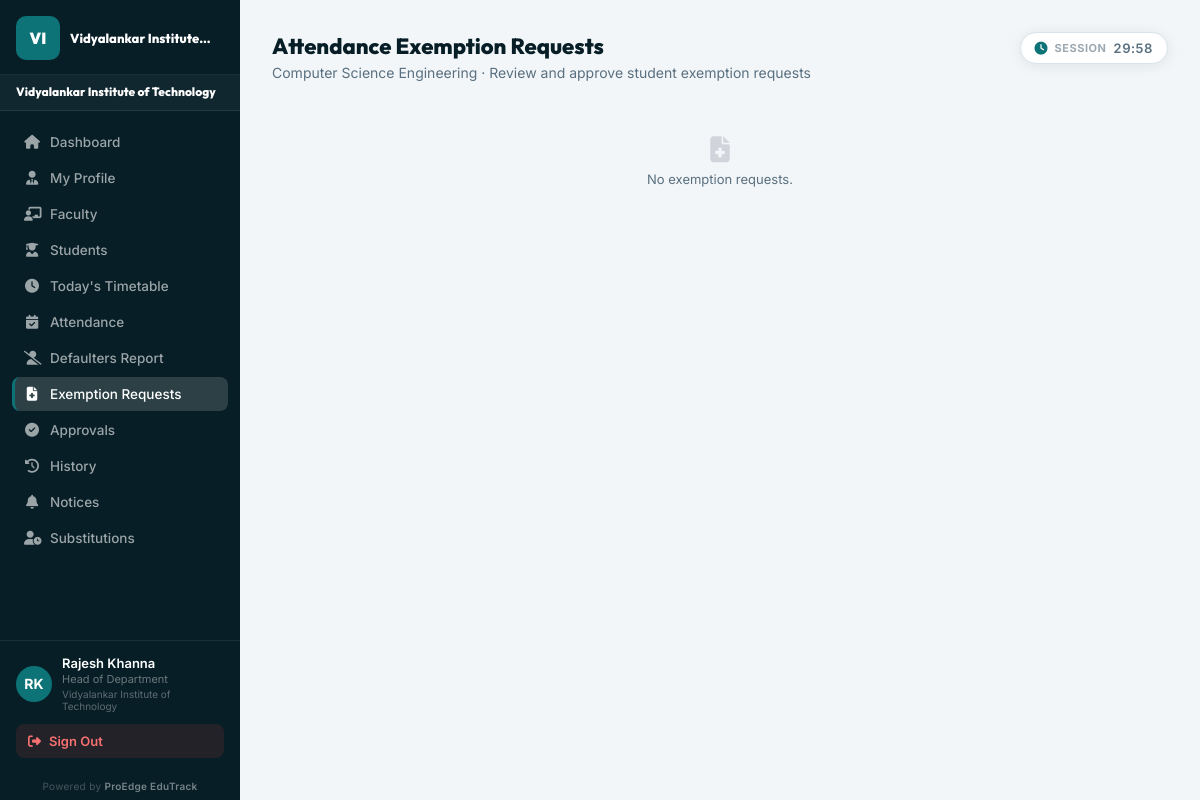
Screenshot of /dashboard/hod/exemptions/ (signed in) with the database file from the repository.
### students/models.py (models this page shows, shortened)
class College(models.Model):
    name = models.CharField(max_length=150, unique=True)
    code = models.CharField(max_length=30, unique=True)
    city = models.CharField(max_length=100, blank=True)
    state = models.CharField(max_length=100, blank=True)
    logo = models.ImageField(upload_to='college_logos/', null=True, blank=True)
    student_id_rule = models.CharField(max_length=100, default='{YEAR}-{CODE}-{DEPT}-{SERIAL}')
    faculty_id_rule = models.CharField(max_length=100, default='FAC-{CODE}-{SERIAL}')
    email = models.EmailField(null=True, blank=True)
    website = models.URLField(null=True, blank=True)
    is_active = models.BooleanField(default=True)
    created_at = models.DateTimeField(auto_now_add=True)

class HOD(models.Model):
    user = models.OneToOneField(User, on_delete=models.CASCADE)
    employee_id = models.CharField(max_length=50, unique=True)
    department = models.ForeignKey(
        Department,
        on_delete=models.CASCADE,
        related_name='hods'
    )
    is_active = models.BooleanField(default=True)
    phone_number = models.CharField(max_length=15)
    qualification = models.CharField(max_length=100)
    experience_years = models.IntegerField()
    class Meta:
        constraints = [
            models.UniqueConstraint(
                fields=['department'],
                condition=models.Q(is_active=True),
                name='unique_active_hod_per_department'
            )
        ]

class Department(models.Model):
    college = models.ForeignKey(College, on_delete=models.CASCADE, null=True, blank=True, related_name='departments')
    name = models.CharField(max_length=100)
    code = models.CharField(max_length=20)
    section_capacity = models.PositiveIntegerField(default=60)
    description = models.TextField(null=True, blank=True)
    established_year = models.IntegerField(null=True, blank=True)
    created_at = models.DateTimeField(auto_now_add=True)
    is_deleted = models.BooleanField(default=False)
    class Meta:
        unique_together = (
            ('college', 'name'),
            ('college', 'code'),
        )

### students/views/_legacy.py (the view, shortened to what this page needs)
# urls.py: path('dashboard/hod/exemptions/', views.hod_exemptions, name='hod_exemptions'),
@login_required
def hod_exemptions(request):
    try:
        hod = HOD.objects.select_related('department').get(user=request.user)
    except HOD.DoesNotExist:
        return redirect('dashboard')
    exemptions = AttendanceExemption.objects.filter(
        student__department=hod.department
    ).select_related('student__user').order_by('-created_at')[:50]
    return render(request, 'attendance/hod_exemptions.html', {
        'exemptions': exemptions, 'hod': hod,
        'college': hod.department.college,
        'branding': _get_college_branding(hod.department.college),
    })

### students/context_processors.py (called while the page is built)
def college_branding(request):
    if not request.user.is_authenticated or request.user.is_superuser:
        return {}
    try:
        role = UserRole.objects.select_related('college').get(user=request.user)
        college = role.college
    except UserRole.DoesNotExist:
        return {}
    if not college:
        return {'college': None, 'branding': None}
    branding, _ = CollegeBranding.objects.get_or_create(college=college)
    return {'college': college, 'branding': branding}

### students/views/_legacy.py (called while the page is built)
def _get_college_branding(college):
    if not college:
        return None
    branding, _ = CollegeBranding.objects.get_or_create(college=college)
    return branding

### templates/attendance/hod_exemptions.html (shortened to what this page needs)
{% extends 'dashboards/base_dashboard.html' %}
{% block role_label_foot %}Head of Department{% endblock %}
{% block page_title %}Attendance Exemption Requests{% endblock %}
{% block page_sub %}{{ hod.department.name }} · Review and approve student exemption requests{% endblock %}
{% block sidebar_links %}
<a href="{% url 'hod_dashboard' %}" class="sb-link"><i class="fas fa-home"></i> Dashboard</a>
<a href="{% url 'hod_dashboard' %}#profile" class="sb-link"><i class="fas fa-user-tie"></i> My Profile</a>
<a href="{% url 'hod_dashboard' %}#faculty" class="sb-link"><i class="fas fa-chalkboard-teacher"></i> Faculty</a>
<a href="{% url 'hod_dashboard' %}#students" class="sb-link"><i class="fas fa-user-graduate"></i> Students</a>
<a href="{% url 'hod_dashboard' %}#timetable" class="sb-link"><i class="fas fa-clock"></i> Today's Timetable</a>
<a href="{% url 'hod_dashboard' %}#attendance" class="sb-link"><i class="fas fa-calendar-check"></i> Attendance</a>
<a href="{% url 'hod_defaulters_report' %}" class="sb-link"><i class="fas fa-user-slash"></i> Defaulters Report</a>
<a href="{% url 'hod_exemptions' %}" class="sb-link active"><i class="fas fa-file-medical"></i> Exemption Requests</a>
<a href="{% url 'hod_dashboard' %}#approvals" class="sb-link"><i class="fas fa-check-circle"></i> Approvals</a>
<a href="{% url 'hod_dashboard' %}#history" class="sb-link"><i class="fas fa-history"></i> History</a>
<a href="{% url 'hod_dashboard' %}#notices" class="sb-link"><i class="fas fa-bell"></i> Notices</a>
<a href="{% url 'hod_substitutions' %}" class="sb-link"><i class="fas fa-user-clock"></i> Substitutions</a>
{% endblock %}
{% block dashboard_content %}
<section class="dashboard-pane active" style="display:block">
{% if exemptions %}
<div class="d-card">
  {% for ex in exemptions %}
  <div style="padding:14px 0;border-bottom:1px solid #f3f4f6">
    <div style="display:flex;align-items:flex-start;justify-content:space-between;gap:12px;flex-wrap:wrap">
      <div>
        <div style="font-size:13px;font-weight:600;color:var(--deep)">{{ ex.student.user.get_full_name }} <span style="color:var(--muted);font-weight:400">({{ ex.student.roll_number }})</span></div>
        <div style="font-size:12px;color:var(--muted);margin-top:3px">{{ ex.get_reason_type_display }} · {{ ex.from_date|date:"d M Y" }} – {{ ex.to_date|date:"d M Y" }} ({{ ex.days }} day{{ ex.days|pluralize }})</div>
        <div style="font-size:12px;color:var(--deep);margin-top:4px">{{ ex.reason|truncatechars:120 }}</div>
        {% if ex.document %}<div style="margin-top:4px"><a href="{{ ex.document.url }}" target="_blank" style="font-size:11px;color:var(--teal)"><i class="fas fa-paperclip"></i> View Document</a></div>{% endif %}
      </div>
      <div>
        {% if ex.status == 'PENDING' %}
        <form method="POST" style="display:flex;flex-direction:column;gap:6px;min-width:200px">
          {% csrf_token %}
          <input type="hidden" name="exemption_id" value="{{ ex.pk }}">
          <textarea name="review_note" rows="2" placeholder="Review note (optional)" style="padding:6px 10px;border:1.5px solid var(--border);border-radius:6px;font-size:12px;font-family:'Inter',sans-serif;resize:none"></textarea>
          <div style="display:flex;gap:6px">
            <button type="submit" name="action" value="APPROVED" style="flex:1;padding:6px;border-radius:6px;background:#d1fae5;color:#065f46;border:none;cursor:pointer;font-size:12px;font-weight:600"><i class="fas fa-check"></i> Approve</button>
            <button type="submit" name="action" value="REJECTED" style="flex:1;padding:6px;border-radius:6px;background:#fee2e2;color:#991b1b;border:none;cursor:pointer;font-size:12px;font-weight:600"><i class="fas fa-times"></i> Reject</button>
          </div>
        </form>
        {% else %}
        <span class="dbadge {% if ex.status == 'APPROVED' %}dbadge-active{% else %}dbadge-red{% endif %}">{{ ex.status }}</span>
        {% if ex.review_note %}<div style="font-size:11px;color:var(--muted);margin-top:4px">{{ ex.review_note }}</div>{% endif %}
        {% endif %}
      </div>
    </div>
  </div>
  {% endfor %}
</div>
{% else %}
<div class="empty"><i class="fas fa-file-medical"></i>No exemption requests.</div>
{% endif %}
</section>
{% endblock %}

### templates/dashboards/base_dashboard.html (shortened to what this page needs)
{% extends 'base.html' %}
{% load static %}
{% block body %}
<div class="db-layout">
  <aside class="db-sidebar" id="db-sidebar">
    <div class="sb-head">
      {% if college and college.logo %}
        <img src="{{ college.logo.url }}" alt="{{ college.name }}" class="sb-college-logo"/>
        <button class="sb-close" id="sb-close" aria-label="Close menu"><i class="fas fa-times"></i></button>
      {% elif college %}
        <div class="sb-college-initials">{{ college.code|slice:":2"|upper }}</div>
        <div class="sb-college-head-name">{{ college.name|truncatechars:22 }}</div>
      {% else %}
        <div style="font-family:'Outfit',sans-serif;font-size:20px;font-weight:900;color:#fff">Edu<span style="color:var(--teal-lt)">Track</span></div>
        <button class="sb-close" id="sb-close" aria-label="Close menu"><i class="fas fa-times"></i></button>
      {% endif %}
    </div>
    {% if college %}
    <div class="sb-college-banner">
      <div class="sb-college-name">{{ college.name }}</div>
    </div>
    {% endif %}
    <nav class="sb-nav">
      {% block sidebar_links %}{% endblock %}
    </nav>
    <div class="sb-foot">
      <div class="sb-user">
        <div class="sb-avatar">{{ request.user.first_name|first|upper }}{{ request.user.last_name|first|upper }}</div>
        <div class="sb-user-info">
          <div class="sb-user-name">{{ request.user.get_full_name|default:request.user.username }}</div>
          <div class="sb-user-role">{% block role_label_foot %}{% endblock %}</div>
          {% if college %}<div class="sb-user-college">{{ college.name }}</div>{% endif %}
        </div>
      </div>
      <a href="{% url 'logout' %}" class="sb-logout">
        <i class="fas fa-sign-out-alt"></i> Sign Out
      </a>
    </div>
    <div class="sb-powered">Powered by <span>ProEdge EduTrack</span></div>
  </aside>
  <main class="db-main">
    <div class="db-page-head">
      <div class="db-page-head-row">
        <div>
          <h1 class="db-page-title">{% block page_title %}Dashboard{% endblock %}</h1>
          <p class="db-page-sub">{% block page_sub %}Welcome back, {{ request.user.first_name|default:request.user.username }}{% endblock %}</p>
        </div>
        <div class="topbar-session-timer{% if request.is_college_admin %} admin-timer-hidden{% endif %}" id="sb-session-timer" title="Session time remaining">
          <i class="fas fa-clock"></i>
          <span class="timer-label">Session</span>
          <span id="sb-timer-display" style="font-variant-numeric:tabular-nums;letter-spacing:.5px">--:--</span>
        </div>
      </div>
    </div>
    {% block dashboard_content %}{% endblock %}
  </main>
</div>
{% endblock %}

### templates/base.html (style rules this page uses)
*,*::before,*::after { margin:0;padding:0;box-sizing:border-box }
:root { --teal:#0d7377;--teal-lt:#14a085;--teal-dk:#095c60; --gold:#e6a817;--gold-lt:#f5c842; --deep:#071e26;--deep2:#0b2d38; --bg:#f2f6f8;--surface:#fff;--surface2:#e8f0f3; --border:#d8e4ea;--text:#0d1f2d;--muted:#5a7080; --green:#10b981;--red:#ef4444;--warning:#f59e0b; --sh:0 2px 14px rgba(7,30,38,.08); --sh-md:0 6px 28px rgba(7,30,38,.12); --r:10px;--r-lg:18px; }
html { scroll-behavior:smooth }
body { font-family:'Inter',sans-serif;background:var(--bg);color:var(--text);min-height:100vh }
a { text-decoration:none }

### templates/dashboards/base_dashboard.html (style rules this page uses)
.db-layout { display:flex;min-height:100vh }
.db-sidebar { width:240px;background:var(--deep);color:#fff;display:flex;flex-direction:column;flex-shrink:0;position:sticky;top:0;height:100vh;overflow-y:auto;transition:transform .3s ease }
.sb-head { padding:16px 16px 14px;border-bottom:1px solid rgba(255,255,255,.08);display:flex;align-items:center;gap:10px;min-height:72px }
.sb-college-initials { width:44px;height:44px;border-radius:10px;background:var(--teal);display:flex;align-items:center;justify-content:center;font-family:'Outfit',sans-serif;font-size:16px;font-weight:900;color:#fff;flex-shrink:0 }
.sb-college-head-name { font-family:'Outfit',sans-serif;font-size:13px;font-weight:800;color:#fff;line-height:1.3;flex:1;min-width:0;word-break:break-word }
.sb-nav { padding:14px 12px;flex:1 }
.sb-foot { padding:14px 16px;border-top:1px solid rgba(255,255,255,.08) }
.sb-user { display:flex;align-items:center;gap:10px;margin-bottom:12px }
.sb-avatar { width:36px;height:36px;border-radius:50%;background:var(--teal);display:flex;align-items:center;justify-content:center;font-size:14px;font-weight:700;color:#fff;flex-shrink:0 }
.sb-user-name { font-size:13px;font-weight:600;color:#fff;line-height:1.3 }
.sb-user-role { font-size:11px;color:rgba(255,255,255,.4) }
.sb-user-college { font-size:10px;color:rgba(255,255,255,.35);margin-top:2px }
.sb-logout { display:flex;align-items:center;gap:8px;padding:9px 12px;border-radius:8px;background:rgba(239,68,68,.12);color:#f87171;font-size:13px;font-weight:600;text-decoration:none;transition:background .2s }
.sb-college-banner { padding:9px 16px 10px;border-bottom:1px solid rgba(255,255,255,.08);background:rgba(255,255,255,.04) }
.sb-college-name { font-family:'Outfit',sans-serif;font-size:12px;font-weight:800;color:#fff;line-height:1.3;word-break:break-word }
.sb-powered { padding:8px 16px;font-size:10px;color:rgba(255,255,255,.25);text-align:center;letter-spacing:.3px }
.sb-powered span { color:rgba(255,255,255,.45);font-weight:600 }
.topbar-session-timer { display:flex;align-items:center;gap:7px;font-size:13px;font-weight:600;color:var(--muted);padding:7px 14px;border-radius:99px;background:#fff;border:1px solid var(--border);box-shadow:var(--sh);transition:all .3s;white-space:nowrap;flex-shrink:0 }
.topbar-session-timer i { font-size:13px;color:var(--teal) }
.topbar-session-timer .timer-label { font-size:11px;font-weight:700;text-transform:uppercase;letter-spacing:.5px;opacity:.6 }
.db-page-head-row { display:flex;align-items:flex-start;justify-content:space-between;gap:16px;flex-wrap:wrap }
.db-main { flex:1;padding:32px;min-width:0;background:var(--bg) }
.db-page-head { margin-bottom:28px }
.db-page-title { font-family:'Outfit',sans-serif;font-size:22px;font-weight:800;color:var(--deep);margin-bottom:4px }
.db-page-sub { font-size:14px;color:var(--muted) }
.sb-link { display:flex;align-items:center;gap:10px;padding:9px 12px;border-radius:8px;color:rgba(255,255,255,.6);font-size:13.5px;font-weight:500;text-decoration:none;transition:all .2s;margin-bottom:2px }
.sb-link:hover,.sb-link.active { background:rgba(255,255,255,.08);color:#fff }
.sb-link.active { background:rgba(255,255,255,.15);color:#fff;border-left:3px solid var(--teal);padding-left:9px }
.sb-link i { width:16px;text-align:center;font-size:14px;flex-shrink:0 }
.dashboard-pane { display:none }
.dashboard-pane.active { display:block }
.empty { text-align:center;padding:28px 0;color:var(--muted);font-size:13px }
.empty i { font-size:26px;display:block;margin-bottom:8px;color:#d1d5db }

### rows the page displays
College: code "VI", name "Vidyalankar Institute…", name "Vidyalankar Institute of Technology"
HOD: department.name "Computer Science Engineering"

### other values shown
{{ request.user.first_name|first|upper }} "R"
{{ request.user.last_name|first|upper }} "K"
{{ request.user.get_full_name|default:request.user.username }} "Rajesh Khanna"
